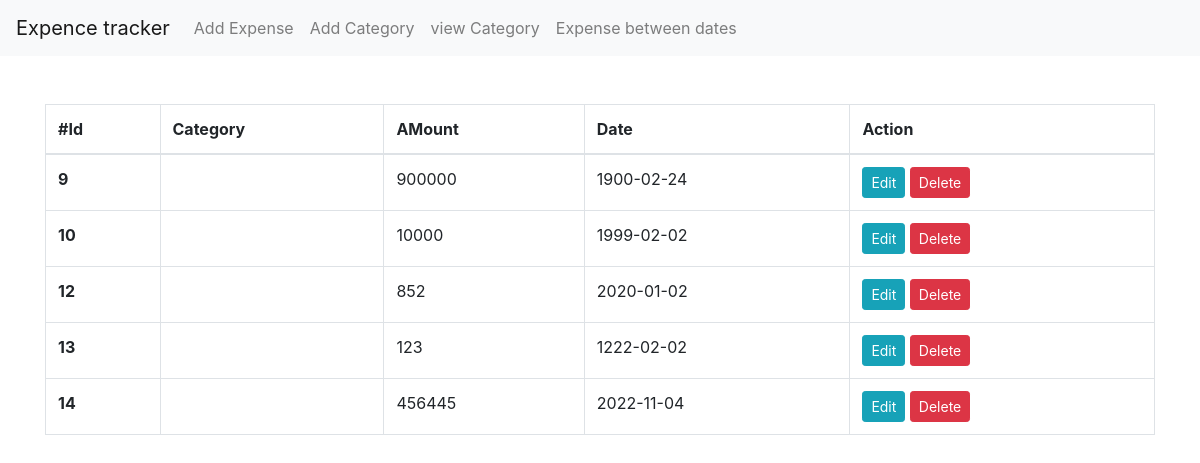
Before: / with the older database file.
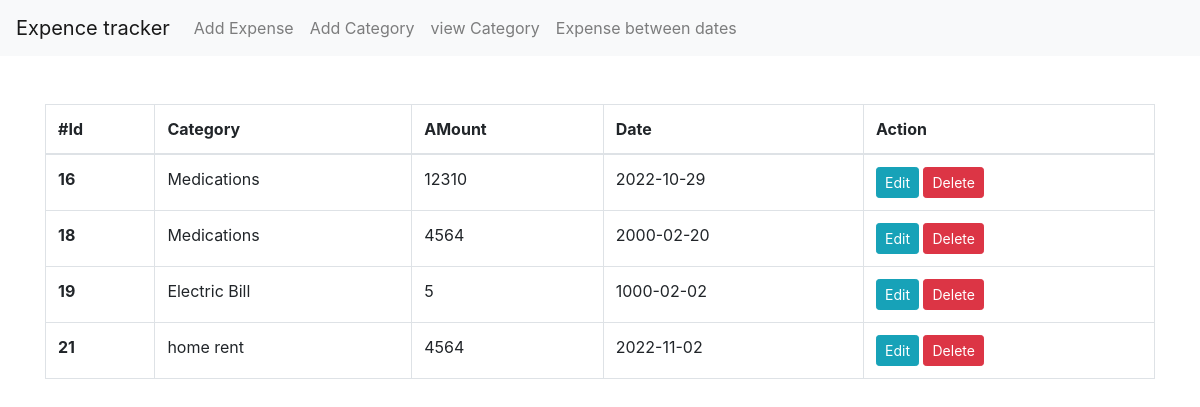
After: the same page with the newer database file.
### tables this page shows
CREATE TABLE `expense` (
  `id` int(11) NOT NULL,
  `category` int(225) NOT NULL,
  `amount` int(225) NOT NULL,
  `date` date NOT NULL
);

CREATE TABLE `categories` (
  `id` int(11) NOT NULL,
  `category` varchar(255) NOT NULL
);

### index.php (the view, shortened to what this page needs)
<?php
    $conn= connect();
?>
<!DOCTYPE html>
<html lang="en">
<head>
    <link rel="stylesheet" href="https://cdn.jsdelivr.net/npm/bootstrap@4.4.1/dist/css/bootstrap.min.css"
>
</head>
<body>
    <?php
        include_once("nav.php")
    ?>
    <div class="container mt-5">
        <table class="table table-bordered">
            <thead>
                <tr>
                    <th scope="col">#Id</th>
                    <th scope="col">Category</th>
                    <th scope="col">AMount</th>
                    <th scope="col">Date</th>
                    <th scope="col">Action</th>
                </tr>
            </thead>
            <tbody>
            <?php
              $query = "SELECT * FROM expense ";
              $result = mysqli_query($conn, $query);
              while($data= mysqli_fetch_array($result))
              {
            ?>
                <tr>
                    <th scope="row"><?php echo $data['id']; ?></th>
                    <?php
                        $cat_id = $data['category'];
                        $query_cat = "SELECT * FROM categories where id = '$cat_id' ";
                        $result_cat = mysqli_query($conn, $query_cat);
                        $data1= mysqli_fetch_array($result_cat);
                    ?>
                    <td><?php echo $data1['category']; ?></td>
                    <td><?php echo $data['amount']; ?></td>
                    <td><?php echo $data['date']; ?></td>
                    <td>
                        <a href="update.php?id=<?php echo $data["id"]; ?>" class="btn btn-info btn-sm">Edit</a>
                        <a href="delete.php?id=<?php echo $data["id"]; ?>" class="btn btn-danger btn-sm">Delete</a>
                    </td>
                </tr>
                <?php
              }
            ?>
            </tbody>
        </table>
    </div>
</body>
</html>

### nav.php (shortened to what this page needs)
<nav class="navbar navbar-expand-lg navbar-light bg-light">
  <a class="navbar-brand" href="index.php">Expence tracker</a>
  <div class="collapse navbar-collapse" id="navbarSupportedContent">
    <ul class="navbar-nav mr-auto">
      <li class="nav-item ">
        <a class="nav-link" href="add_expense.php">Add Expense <span class="sr-only">(current)</span></a>
      </li>
      <li class="nav-item">
        <a class="nav-link" href="add_cat.php">Add Category</a>
      </li>
      <li class="nav-item">
        <a class="nav-link" href="view_cat.php">view Category</a>
      </li>
      <li class="nav-item">
        <a class="nav-link" href="between_dates.php">Expense between dates</a>
      </li>
    </ul>
  </div>
</nav>

Changed rows visible on the page:
removed expense: id "9", amount "900000", date "1900-02-24"
removed expense: id "10", amount "10000", date "1999-02-02"
removed expense: id "12", amount "852", date "2020-01-02"
removed expense: id "13", amount "123", date "1222-02-02"
removed expense: id "14", amount "456445", date "2022-11-04"
added expense: id "16", categories.category "Medications", amount "12310", date "2022-10-29"
added expense: id "18", categories.category "Medications", amount "4564", date "2000-02-20"
added expense: id "19", categories.category "Electric Bill", amount "5", date "1000-02-02"
added expense: id "21", categories.category "home rent", amount "4564", date "2022-11-02"
